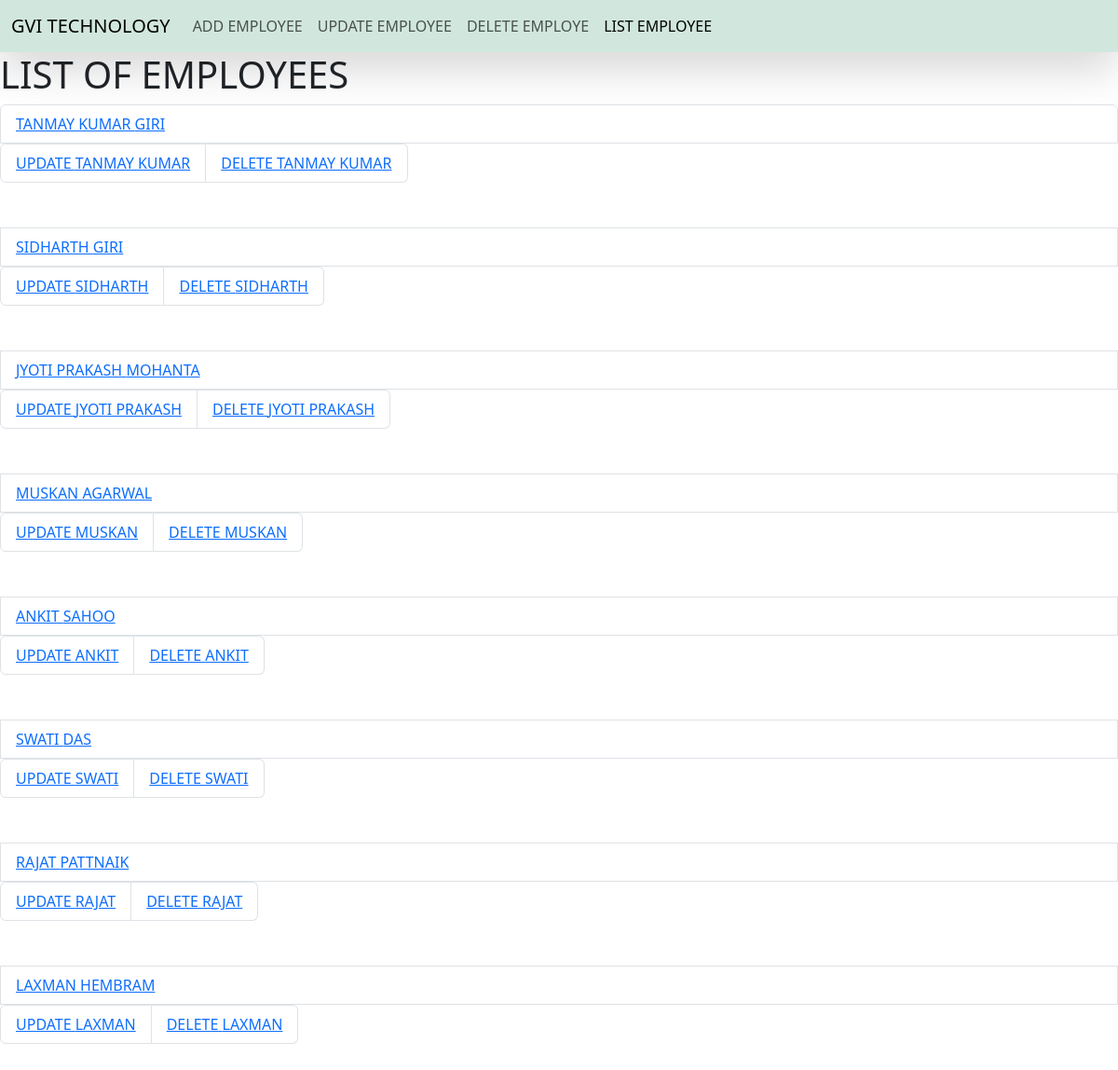
/office/list_employee/, run on the app's committed database.
### office/models.py (models this page shows, shortened)
class Employee(models.Model):
    first_name = models.CharField(max_length=30)
    last_name = models.CharField(max_length=30)
    job_role =models.CharField(max_length=30)
    email = models.EmailField(max_length=40)
    gender = models.CharField(max_length=20)
    address = models.CharField(max_length=100)

### office/views.py (the view)
# urls.py: path('list_employee/',views.EmployeeListView.as_view(),name='list_employee'),
class EmployeeListView(ListView):
    model = Employee
    context_object_name = 'employee_list'

### office/templates/office/employee_list.html (shortened to what this page needs)
<!DOCTYPE html>
<html lang="en">
<head>
    <link href="https://cdn.jsdelivr.net/npm/bootstrap@5.3.3/dist/css/bootstrap.min.css" rel="stylesheet">
</head>
<body>
    <nav class="navbar navbar-expand-lg bg-body-tertiary bg-success-subtle shadow-lg sticky-top ">
        <div class="container-fluid">
          <a class="navbar-brand" href="#">GVI TECHNOLOGY</a>
          <div class="collapse navbar-collapse" id="navbarSupportedContent">
            <ul class="navbar-nav me-auto mb-2 mb-lg-0">
              <li class="nav-item">
                <a  class="nav-link" href="{% url "office:create_employee" %}?next={{request.path}}">ADD EMPLOYEE</a>
              </li>
              <li class="nav-item">
                <a  class="nav-link" href="{% url "office:list_employee" %}?next={{request.path}}">UPDATE EMPLOYEE</a>
              </li>
              <li class="nav-item">
                <a  class="nav-link" href="{% url "office:list_employee" %}?next={{request.path}}">DELETE EMPLOYE</a>
              </li>
              <li class="nav-item">
                <a class="nav-link active" aria-current="page"href="{% url "office:list_employee" %}?next={{request.path}}"> LIST EMPLOYEE</a>
              </li>
            </ul>
            </div>
          </div>
        </nav>
    <h1>LIST OF EMPLOYEES</h1>
    <ul  class="list-group">
        {% for employee in employee_list %}
            <li class="list-group-item">
                <a href="/office/detail_employee/{{employee.id}}">{{employee.first_name}} {{employee.last_name}}</a>
            </li>
            <ul class=" list-group list-group-horizontal">
                <li class="list-group-item">
                    <a href="/office/update_employee/{{employee.id}}">UPDATE {{employee.first_name}}</a>
                </li>
                <li class="list-group-item">
                    <a href="/office/delete_employee/{{employee.id}}">DELETE {{employee.first_name}}</a>
                </li>
            </ul>
            <br> </br>
        {% endfor%}
    </ul>
</body>
</html>

### data on the page
Employee: first_name "TANMAY KUMAR", last_name "GIRI"
Employee: first_name "SIDHARTH", last_name "GIRI"
Employee: first_name "JYOTI PRAKASH", last_name "MOHANTA"
Employee: first_name "MUSKAN", last_name "AGARWAL"
Employee: first_name "ANKIT", last_name "SAHOO"
Employee: first_name "SWATI", last_name "DAS"
Employee: first_name "RAJAT", last_name "PATTNAIK"
Employee: first_name "LAXMAN", last_name "HEMBRAM"
